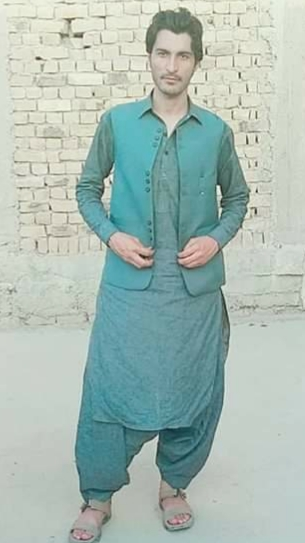
%> input picture aa.jpg, 305 x 543 px
$ octave histogram.m   (GNU Octave 9; MATLAB toolbox functions it lacks are replaced by stand-ins)
%> lines starting %> are read from the running program, lines starting %| are printed output that depends on the picture
clear all
close all
clc
img1=imread('aa.jpg');
%> img1 is the input picture: size 543x305x3 uint8; mean R, G, B 167.1, 186.1, 178.9
subplot(2,2,3), imhist(img1);
subplot(2,2,1), imshow(img1);
img2 = histeq(img1);
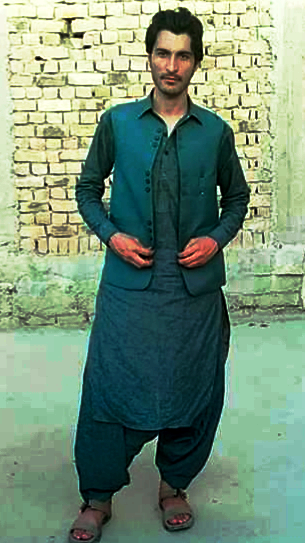
%> img2: size 543x305x3 uint8; mean R, G, B 117.4, 143.6, 119.4
subplot(2,2,4), imhist(img2);
subplot(2,2,2), imshow(img2);
%> after `imshow(img2)`:
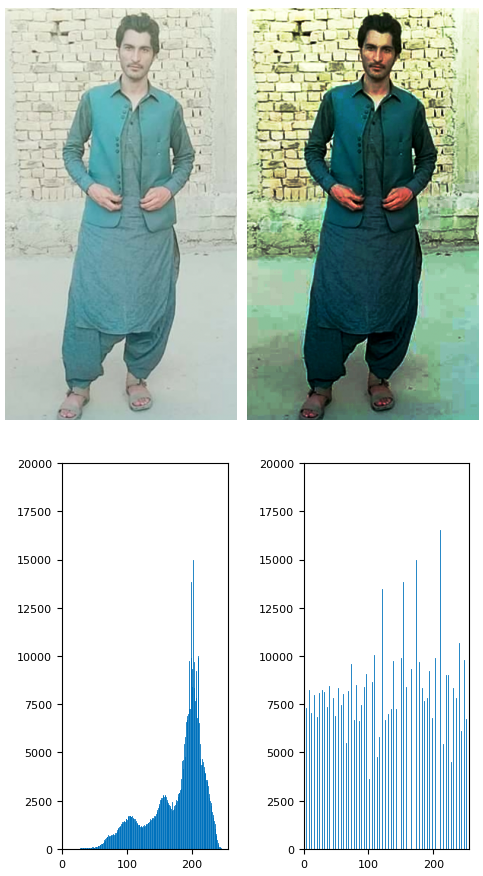
%> figure redrawn from the program's plot data, 4 panels

$ run again, with IMG-20190422-WA0049.jpg copied over aa.jpg
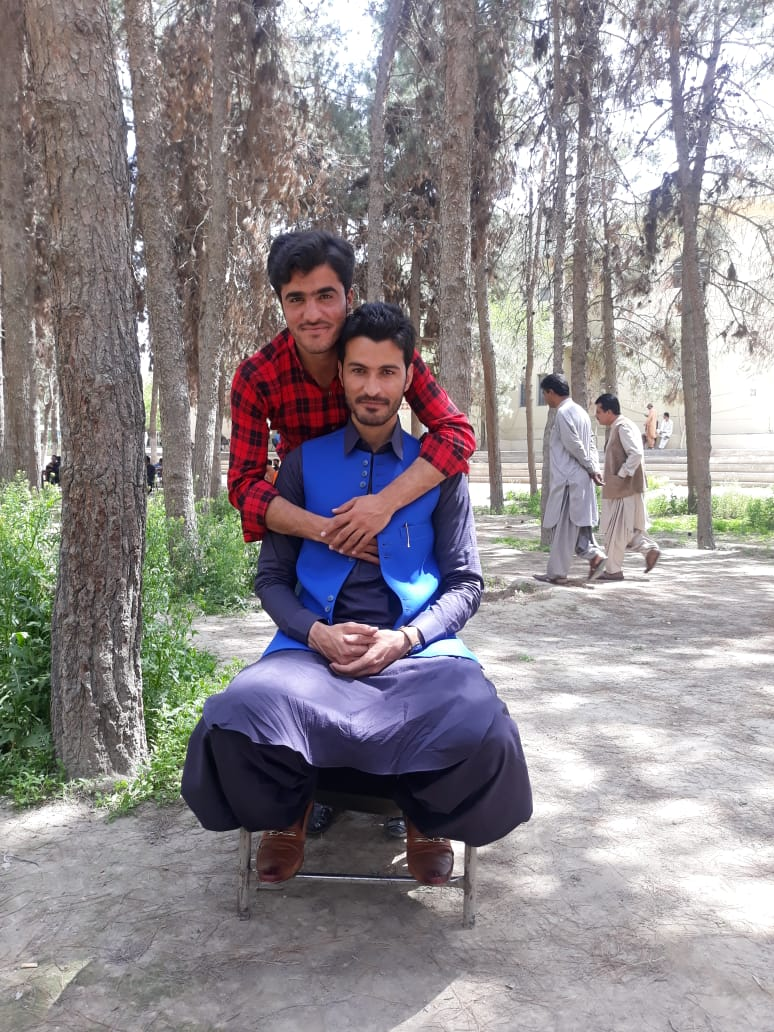
%> input picture IMG-20190422-WA0049.jpg, 774 x 1032 px
%> img1 is the input picture: size 1032x774x3 uint8; mean R, G, B 144.1, 138.3, 141.7
%> `img2 = histeq(img1);`:
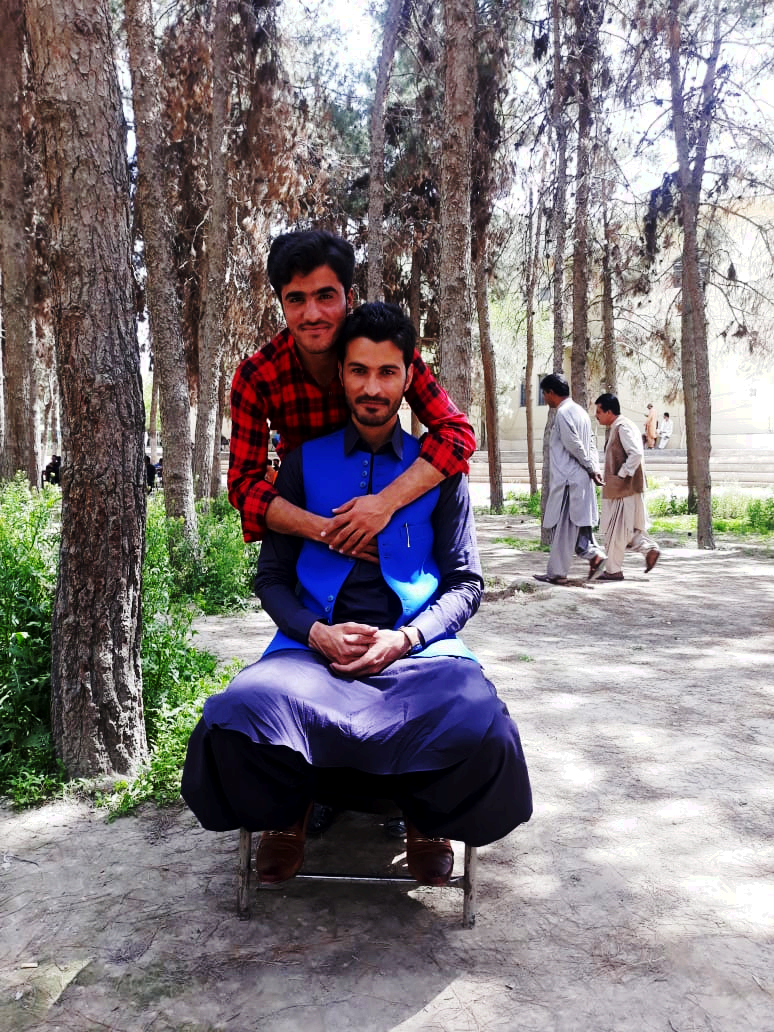
%> img2: size 1032x774x3 uint8; mean R, G, B 130.2, 122.5, 125.9
%> `imshow(img2)`:
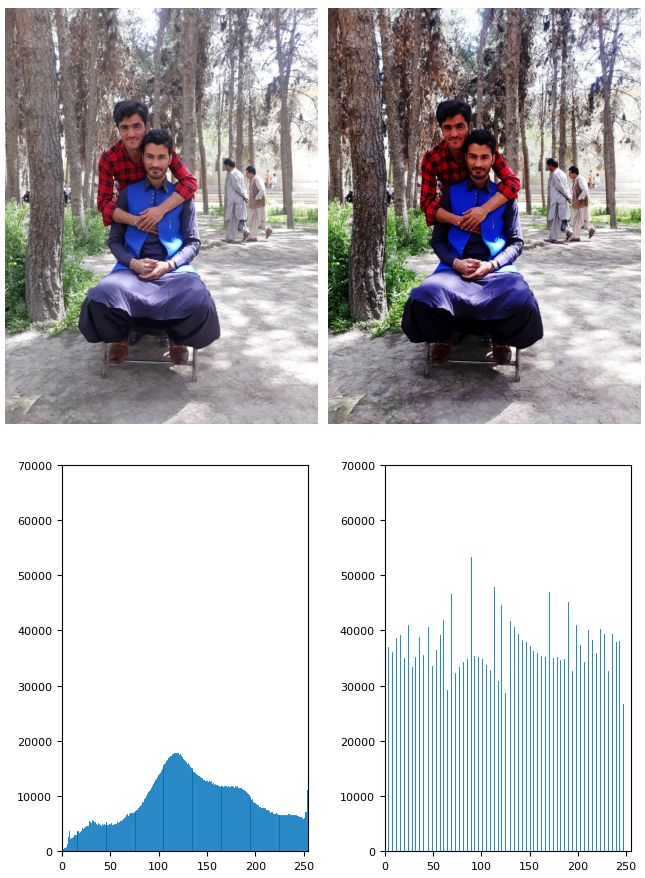
%> figure redrawn from the program's plot data, 4 panels

$ run again, with bb.jpg copied over aa.jpg
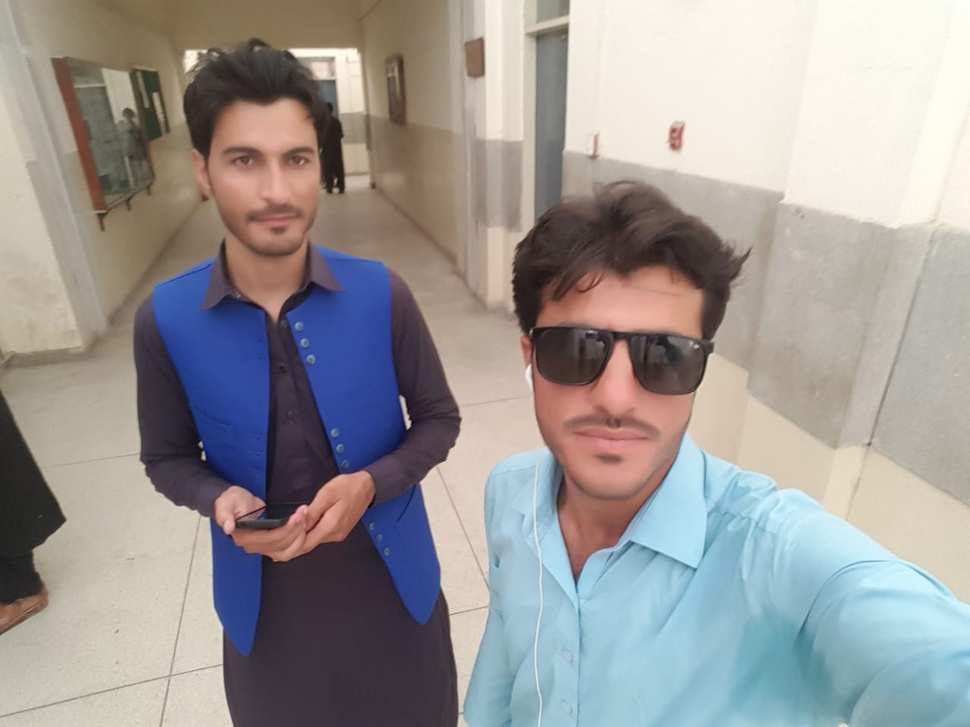
%> input picture bb.jpg, 970 x 727 px, shrunk from 1280 x 959 before the run
%> img1 is the input picture: size 727x970x3 uint8; mean R, G, B 155.1, 151.1, 149.9
%> `img2 = histeq(img1);`:
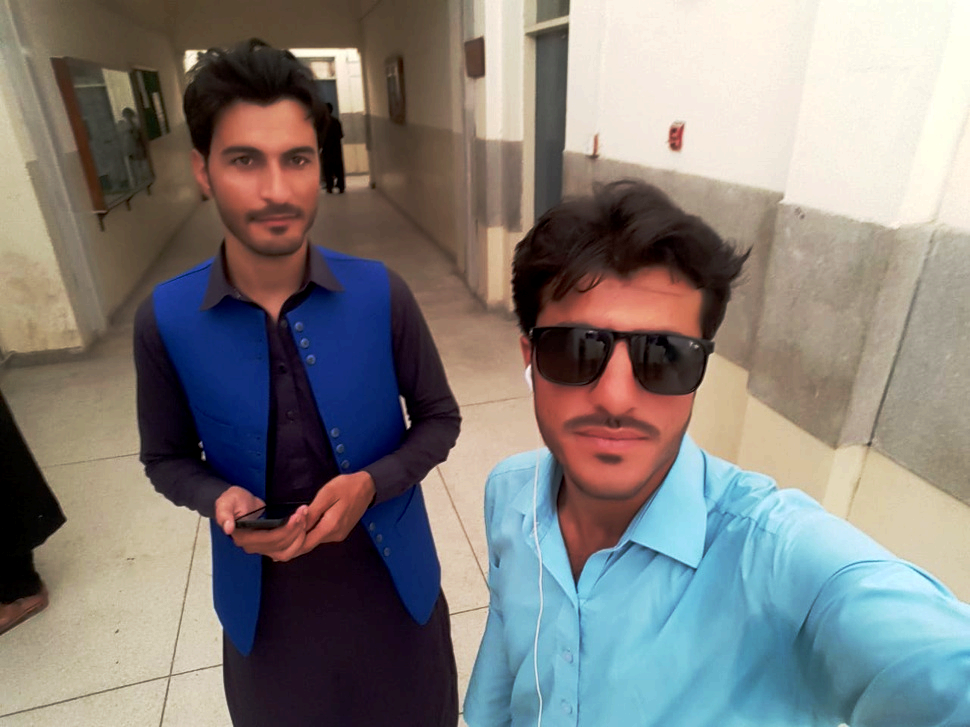
%> img2: size 727x970x3 uint8; mean R, G, B 129.7, 125.9, 122.8
%> `imshow(img2)`:
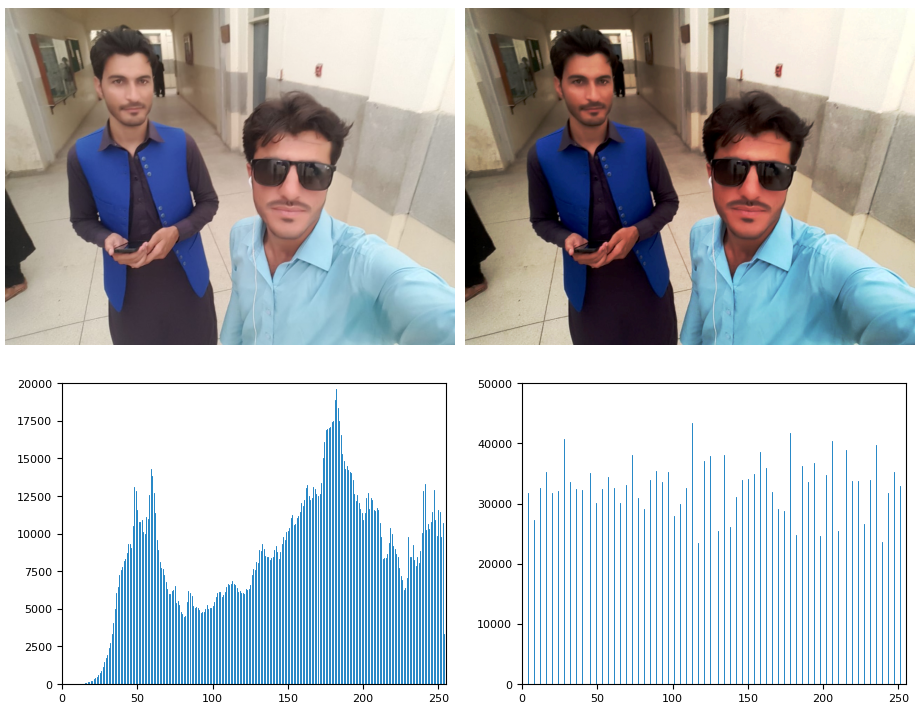
%> figure redrawn from the program's plot data, 4 panels

$ run again, with cc.jpg copied over aa.jpg
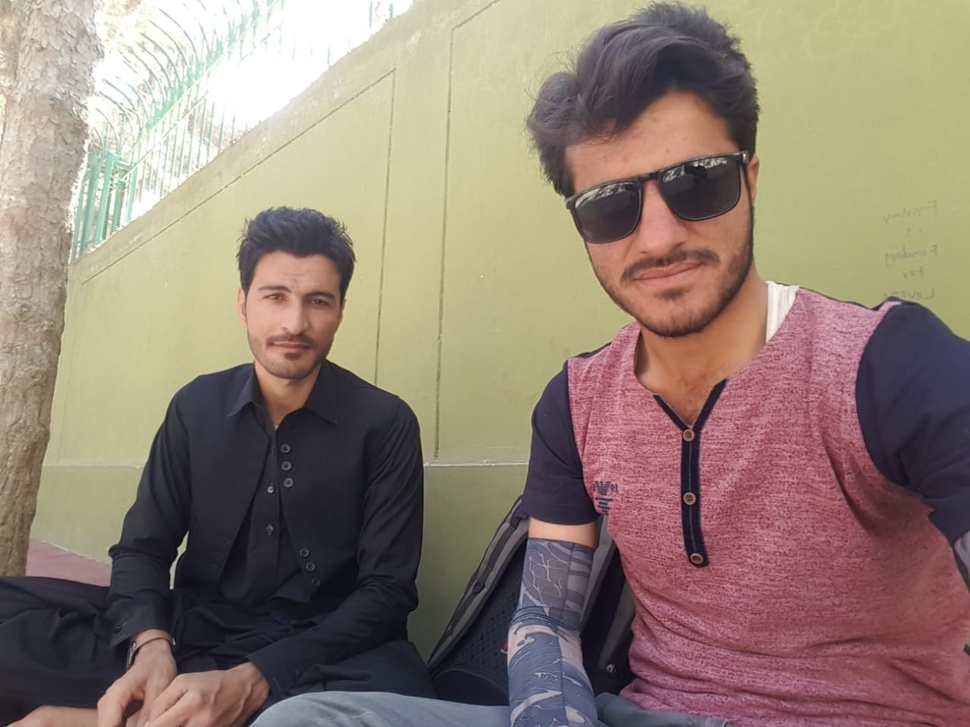
%> input picture cc.jpg, 970 x 727 px, shrunk from 1280 x 959 before the run
%> img1 is the input picture: size 727x970x3 uint8; mean R, G, B 145.1, 127.9, 116.3
%> `img2 = histeq(img1);`:
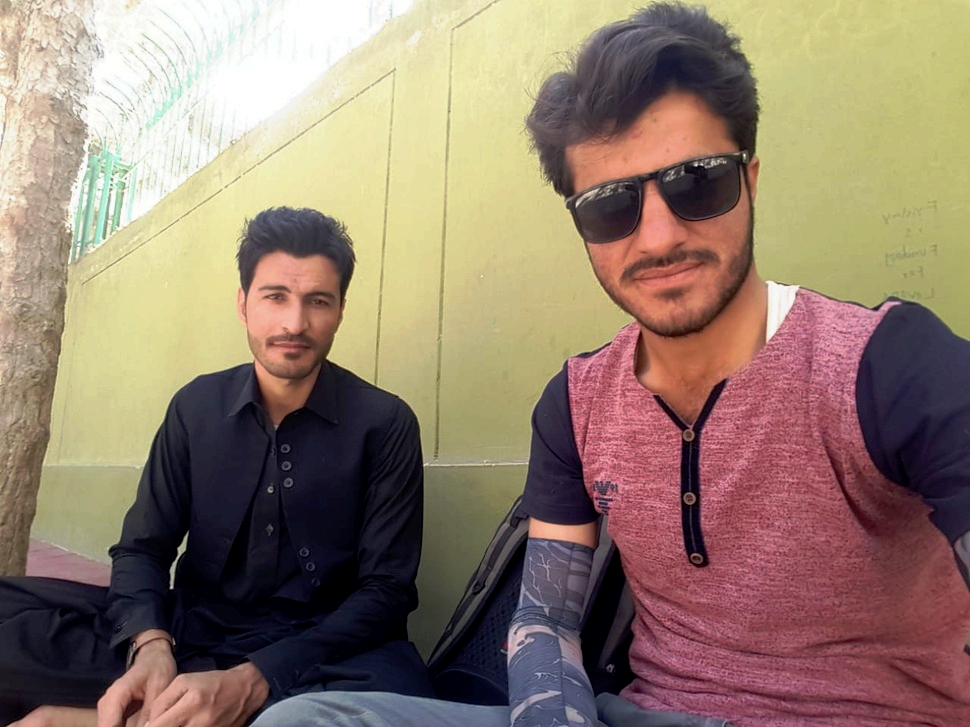
%> img2: size 727x970x3 uint8; mean R, G, B 145.1, 124.6, 108.7
%> `imshow(img2)`:
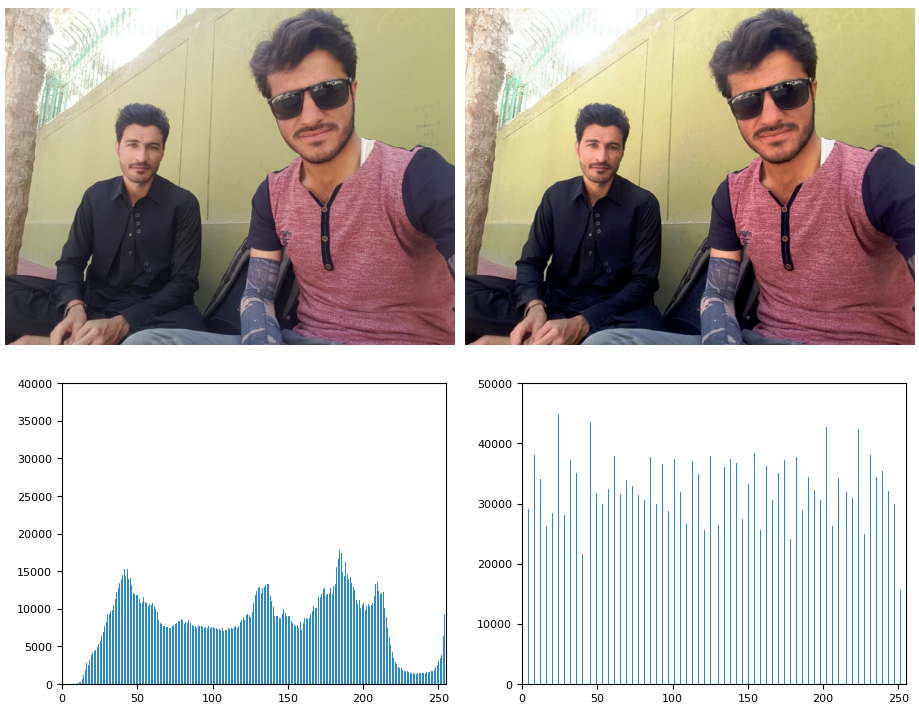
%> figure redrawn from the program's plot data, 4 panels
